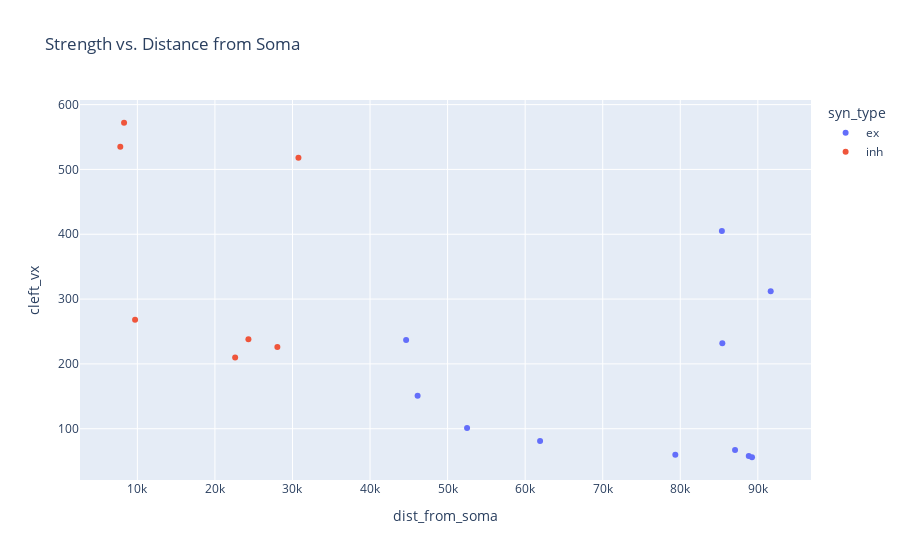

Notebook cell for this chart:
### Markdown cell above
#### (euclid) Distance from Soma [nano M]

### Code cell
# TODO: not just euclid distance, but dikstra / over the tree

# cleft_vx: Size of the synaptic cleft in total voxel count. Generally proportional to surface area.
import plotly.express as px
pd.options.mode.copy_on_write = True

def synapse_dist_from_soma(syn):
    syn_xyz = np.array([syn['ctr_pt_x_nm'], syn['ctr_pt_y_nm'], syn['ctr_pt_z_nm']])
    return np.linalg.norm(soma_xyz - syn_xyz)

inh_syn_df['dist_from_soma'] = inh_syn_df.apply(synapse_dist_from_soma, axis=1).copy()
inh_syn_df['syn_type'] = 'inh'

ex_syn_df['dist_from_soma'] = ex_syn_df.apply(synapse_dist_from_soma, axis=1).copy()
ex_syn_df['syn_type'] = 'ex'

syn_df = pd.concat([ex_syn_df, inh_syn_df])
fig = px.scatter(syn_df, x="dist_from_soma", y="cleft_vx", color="syn_type",
                 title="Strength vs. Distance from Soma")
fig.show()

### Figure 1 — Plotly figure (JSON) as saved in the notebook; plotly's stock layout.template omitted (floating-point values rounded to 4 significant figures)
{"data": [{"hovertemplate": "syn_type=ex<br>dist_from_soma=%{x}<br>cleft_vx=%{y}<extra></extra>", "legendgroup": "ex", "marker": {"color": "#636efa", "symbol": "circle"}, "mode": "markers", "name": "ex", "orientation": "v", "showlegend": true, "type": "scatter", "x": [61920.0, 91660.0, 88830.0, 52510.0, 89250.0, 79360.0, 44650.0, 46130.0, 85370.0, 87060.0, 85420.0], "xaxis": "x", "y": [81, 312, 58, 101, 56, 60, 237, 151, 405, 67, 232], "yaxis": "y"}, {"hovertemplate": "syn_type=inh<br>dist_from_soma=%{x}<br>cleft_vx=%{y}<extra></extra>", "legendgroup": "inh", "marker": {"color": "#EF553B", "symbol": "circle"}, "mode": "markers", "name": "inh", "orientation": "v", "showlegend": true, "type": "scatter", "x": [22610.0, 30770.0, 28050.0, 9706.0, 24320.0, 7801.0, 8285.0], "xaxis": "x", "y": [210, 518, 226, 268, 238, 535, 572], "yaxis": "y"}], "layout": {"autosize": true, "legend": {"title": {"text": "syn_type"}, "tracegroupgap": 0}, "title": {"text": "Strength vs. Distance from Soma"}, "xaxis": {"anchor": "y", "autorange": true, "domain": [0, 1], "range": [2718.0, 96740.0], "title": {"text": "dist_from_soma"}, "type": "linear"}, "yaxis": {"anchor": "x", "autorange": true, "domain": [0, 1], "range": [13.42, 614.6], "title": {"text": "cleft_vx"}, "type": "linear"}}}
